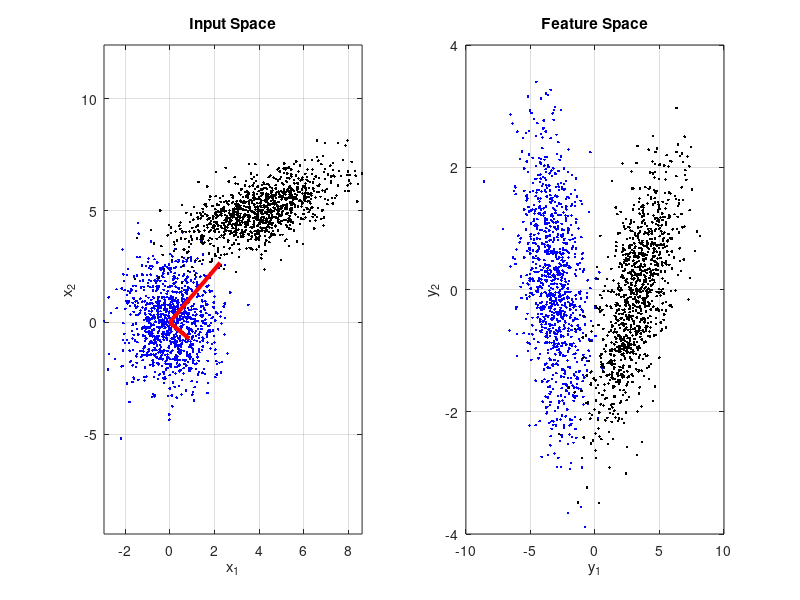
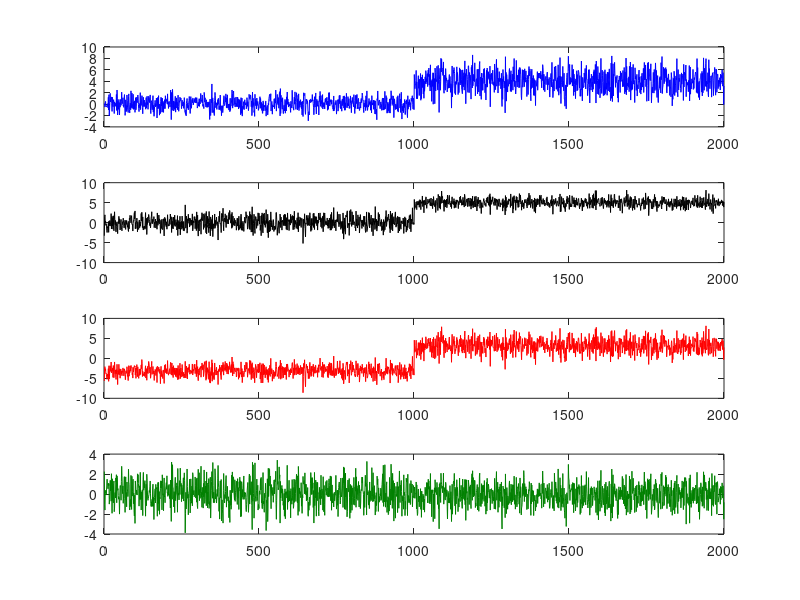

Source code (MATLAB) for these figures, in order:
clc;
clear;
close all;

N=1000;

C1=[0 0];
SIGMA1=[1 0
        0 2];
X1=mvnrnd(C1,SIGMA1,N);

C2=[4 5];
SIGMA2=[3 1
        1 1];
X2=mvnrnd(C2,SIGMA2,N);

X=[X1; X2];

[V, Y, s]=pca(X);

Y1=Y(1:N,:);
Y2=Y(N+1:end,:);

V(:,1)=sqrt(s(1))*V(:,1);
V(:,2)=sqrt(s(2))*V(:,2);

figure;

subplot(1,2,1);
plot(X1(:,1),X1(:,2),'b.');
hold on;
plot(X2(:,1),X2(:,2),'k.');
plot([0 V(1,1)],[0 V(2,1)],'r','LineWidth',3);
plot([0 V(1,2)],[0 V(2,2)],'r','LineWidth',3);
axis equal;
title('Input Space');
xlabel('x_1');
ylabel('x_2');
grid on;

subplot(1,2,2);
plot(Y1(:,1),Y1(:,2),'b.');
hold on;
plot(Y2(:,1),Y2(:,2),'k.');
title('Feature Space');
xlabel('y_1');
ylabel('y_2');
grid on;

figure;
subplot(4,1,1);
plot(X(:,1),'b');
subplot(4,1,2);
plot(X(:,2),'k');
subplot(4,1,3);
plot(Y(:,1),'r');
subplot(4,1,4);
plot(Y(:,2),'Color',[0 0.5 0]);
